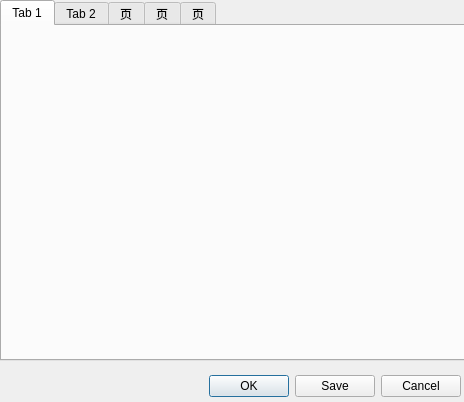
<?xml version="1.0" encoding="UTF-8"?>
<ui version="4.0">
 <class>Configure</class>
 <widget class="QDialog" name="Configure">
  <property name="geometry">
   <rect>
    <x>0</x>
    <y>0</y>
    <width>464</width>
    <height>402</height>
   </rect>
  </property>
  <property name="windowTitle">
   <string>Input</string>
  </property>
  <widget class="QDialogButtonBox" name="buttonBox">
   <property name="geometry">
    <rect>
     <x>120</x>
     <y>370</y>
     <width>341</width>
     <height>32</height>
    </rect>
   </property>
   <property name="orientation">
    <enum>Qt::Orientation::Horizontal</enum>
   </property>
   <property name="standardButtons">
    <set>QDialogButtonBox::StandardButton::Cancel|QDialogButtonBox::StandardButton::Ok|QDialogButtonBox::StandardButton::Save</set>
   </property>
  </widget>
  <widget class="QTabWidget" name="tabWidget">
   <property name="geometry">
    <rect>
     <x>0</x>
     <y>0</y>
     <width>471</width>
     <height>361</height>
    </rect>
   </property>
   <property name="currentIndex">
    <number>0</number>
   </property>
   <widget class="QWidget" name="tab">
    <attribute name="title">
     <string>Tab 1</string>
    </attribute>
   </widget>
   <widget class="QWidget" name="tab_2">
    <attribute name="title">
     <string>Tab 2</string>
    </attribute>
   </widget>
   <widget class="QWidget" name="tab_3">
    <attribute name="title">
     <string>页</string>
    </attribute>
   </widget>
   <widget class="QWidget" name="tab_4">
    <attribute name="title">
     <string>页</string>
    </attribute>
   </widget>
   <widget class="QWidget" name="tab_5">
    <attribute name="title">
     <string>页</string>
    </attribute>
   </widget>
  </widget>
 </widget>
 <resources/>
 <connections>
  <connection>
   <sender>buttonBox</sender>
   <signal>accepted()</signal>
   <receiver>Configure</receiver>
   <slot>accept()</slot>
   <hints>
    <hint type="sourcelabel">
     <x>248</x>
     <y>254</y>
    </hint>
    <hint type="destinationlabel">
     <x>157</x>
     <y>274</y>
    </hint>
   </hints>
  </connection>
  <connection>
   <sender>buttonBox</sender>
   <signal>rejected()</signal>
   <receiver>Configure</receiver>
   <slot>reject()</slot>
   <hints>
    <hint type="sourcelabel">
     <x>316</x>
     <y>260</y>
    </hint>
    <hint type="destinationlabel">
     <x>286</x>
     <y>274</y>
    </hint>
   </hints>
  </connection>
 </connections>
</ui>
